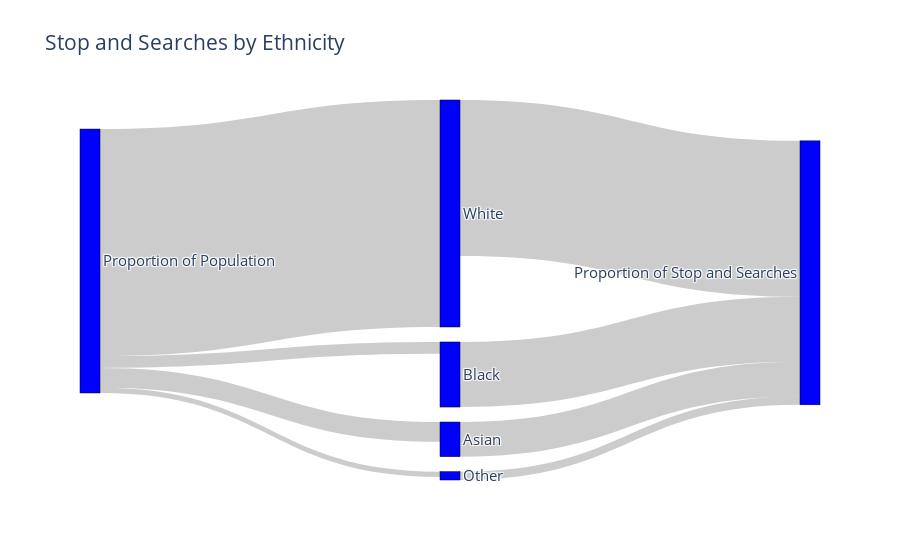

Notebook code cell kept with this figure:
### Code cell
# create dataframe containing population and stop and search data by ethnicity
sas_eth_pop = pd.DataFrame({'population': population, 'sas': sas_ethnicity, }, index = sas_ethnicity.index)
sas_eth_pop = sas_eth_pop.loc[['White', 'Black', 'Asian', 'Other']]
sas_eth_pop.sas = sas_eth_pop.sas/sas_eth_pop.sas.sum()*100


# create sankey diagram
create_sankey(sas_eth_pop, 'Stop and Searches by Ethnicity')

### Figure 1 — Plotly figure (JSON) as saved in the notebook; plotly's stock layout.template omitted (floating-point values rounded to 4 significant figures)
{"data": [{"link": {"source": [0, 0, 0, 0, 1, 2, 3, 4], "target": [1, 2, 3, 4, 5, 5, 5, 5], "value": [86, 4.5, 7.5, 2, 59.08, 24.65, 13.11, 3.164]}, "node": {"color": "blue", "label": ["Proportion of Population", "White", "Black", "Asian", "Other", "Proportion of Stop and Searches"], "line": {"color": "black", "width": 0.5}, "pad": 15, "thickness": 20}, "type": "sankey"}], "layout": {"font": {"size": 15}, "title": {"text": "Stop and Searches by Ethnicity"}}}
